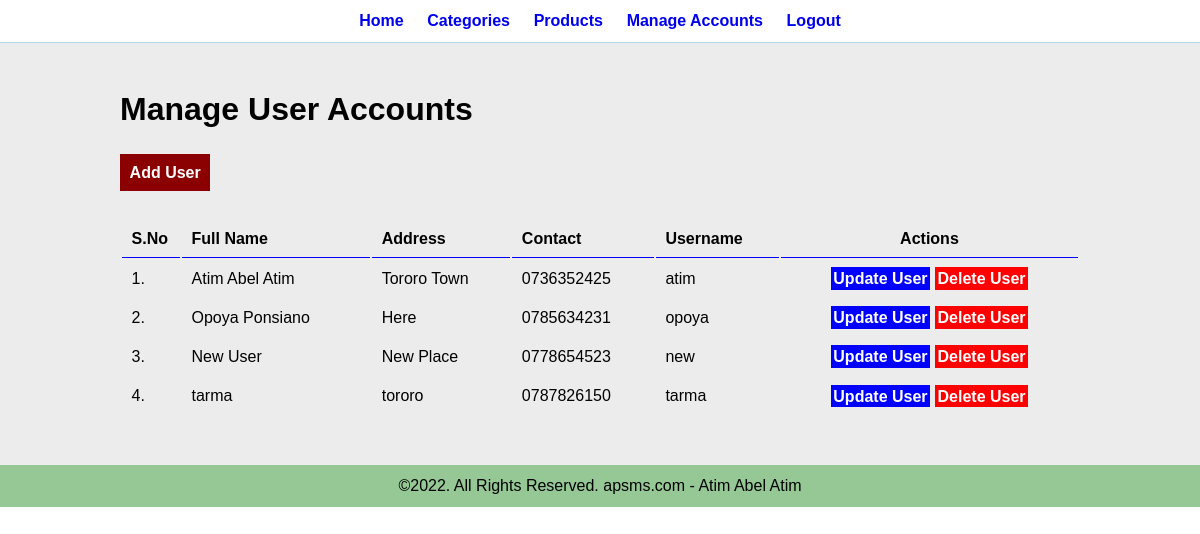
The page /admin/users.php (signed in) on the database its author committed.
### tables this page shows
CREATE TABLE `user` (
  `s_no` int(11) NOT NULL,
  `FullName` varchar(150) NOT NULL,
  `Address` varchar(150) NOT NULL,
  `Contact` varchar(20) NOT NULL,
  `Username` varchar(150) NOT NULL,
  `Password` varchar(25) NOT NULL
);

### admin/users.php (the view)
<?php include ("includes/header.php"); ?>
<div class="main">
<div class="wrapper">
<h1>Manage User Accounts</h1>
<br><br>
<a href="add_user.php" class="btn-primary">Add User</a>
<br><br><br>
<table class="tbl-wider">
<tr>
<th>S.No</th>
<th>Full Name</th>
<th>Address</th>
<th>Contact</th>
<th>Username</th>
<th class="text-center">Actions</th>
</tr>
<?php
include ("../db_connect.php");
$display_command = "select * from user";
$exec = mysqli_query($con, $display_command);
$s_n = 1;
while($row = mysqli_fetch_array($exec))
{
echo ("<tr>");
echo ("<td>" . $s_n++ . ". </td>");
echo ("<td>" . $row[1] . "</td>");
echo ("<td>" . $row[2] . "</td>");
echo ("<td>" . $row[3] . "</td>");
echo ("<td>" . $row[4] . "</td>");
echo ("<td class='text-center'>");
echo ("<a href='update_user.php?update_id=$row[0]' class='btn-secondary'>" . "Update User" . "</a>");
echo (" <a href='delete_user.php?delete_id=$row[0]' class='btn-danger'>" . "Delete User" . "</a>");
echo ("</td>");
echo ("</tr>");
}
?>
</table>
</div>
</div>
<?php include ("includes/footer.php"); ?>

### css/admin.css (style rules this page uses)
* { font-family: 'Lucida Sans', 'Lucida Sans Regular', 'Lucida Grande', 'Lucida Sans Unicode', Geneva, Verdana, sans-serif; margin: 0; padding: 0; }
.wrapper { width: 80%; padding: 1%; margin: 0 auto; }
.text-center { text-align: center; }
.tbl-wider { width: 100%; }
table tr th { border-bottom: solid 1px blue; padding: 1%; text-align: left; }
table tr td { padding: 1%; }
.btn-primary { background-color: darkred; color: white; cursor: pointer; padding: 1%; text-decoration: none; font-weight: bold; border: none; }
.btn-secondary { background-color: blue; color: white; cursor: pointer; padding: 1%; text-decoration: none; font-weight: bold; border: none; }
.btn-danger { background-color: red; color: white; cursor: pointer; padding: 1%; text-decoration: none; font-weight: bold; border: none; }
.main { background-color: #ececec; padding: 3% 0; }

### rows shown on the page
user: FullName "Atim Abel Atim", Address "Tororo Town", Contact "0736352425", Username "atim"
user: FullName "Opoya Ponsiano", Address "Here", Contact "0785634231", Username "opoya"
user: FullName "New User", Address "New Place", Contact "0778654523", Username "new"
user: FullName "tarma", Address "tororo", Contact "0787826150", Username "tarma"
